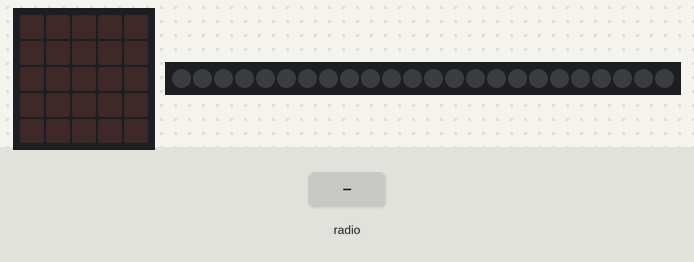
The program below on a simulated BBC micro:bit (MakeCode). Shown: the board's 5×5 LED display, 24 RGB LEDs in strip order, left to right. The inputs (shaded band) are chosen by the test bench. Dim RGB values are drawn brighter than linear.

Above: at 1.2 s.
1.3 s: radio message "1" arrives
At 1.91 s:
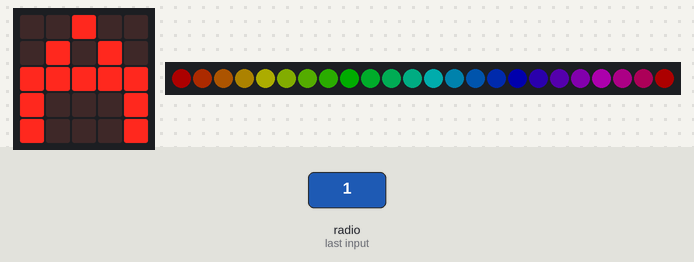
At 2.9 s:
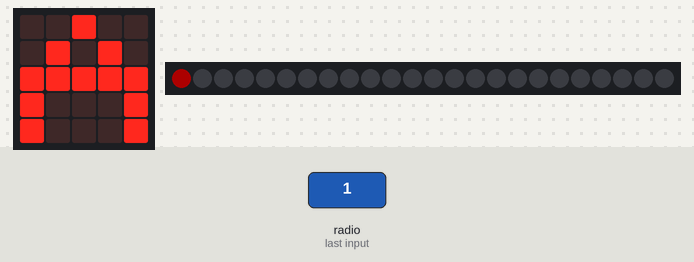
Timing chart, 0 to 4.4 s (numbered marks = the images above; inputs shaded):
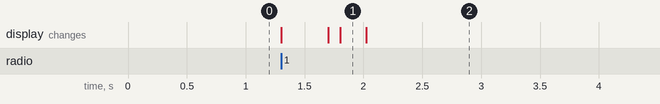

Measured:
- after the input at 1.3 s, the display: first changes at once (image 1 shows a later state)

The program:

main.ts
```typescript
radio.onReceivedNumber(function (receivedNumber) {
    received_number = receivedNumber
    if (received_number == 1) {
        basic.showLeds(`
            . . # . .
            . # . # .
            # # # # #
            # . . . #
            # . . . #
            `)
        strip.setPixelColor(counter, neopixel.colors(NeoPixelColors.Red))
        strip.show()
        basic.pause(100)
        Rainbow()
        counter = counter + received_number
    } else if (received_number == -1) {
        basic.showLeds(`
            # # # # .
            # . . . #
            # # # # .
            # . . . #
            # # # # .
            `)
        counter = counter + received_number
        strip.setPixelColor(counter, neopixel.colors(NeoPixelColors.Yellow))
        strip.show()
        basic.pause(100)
        Rainbow()
    } else if (received_number == 99) {
        basic.showLeds(`
            # # . # #
            # # . # #
            # # # # #
            . # # # .
            . . # . .
            `)
        strip.showColor(neopixel.colors(NeoPixelColors.Black))
        strip.show()
        basic.pause(100)
        counter = 0
    } else {

    }
})
function Rainbow () {
    strip.showRainbow(1, 360)
    strip.show()
    basic.pause(200)
    index = counter
    while (index <= 23) {
        strip.setPixelColor(index + 1, neopixel.colors(NeoPixelColors.Black))
        strip.show()
        index = index + 1
    }
}
let index = 0
let counter = 0
let received_number = 0
let strip: neopixel.Strip = null
radio.setGroup(33)
strip = neopixel.create(DigitalPin.P11, 24, NeoPixelMode.RGB)
strip.setBrightness(50)
strip.showColor(neopixel.colors(NeoPixelColors.Black))
strip.show()
basic.forever(function () {

})
```

test.ts
```typescript
// 테스트는 여기로 이동합니다; 이 패키지가 확장으로 사용될 때 컴파일되지 않을 것 입니다.
```
